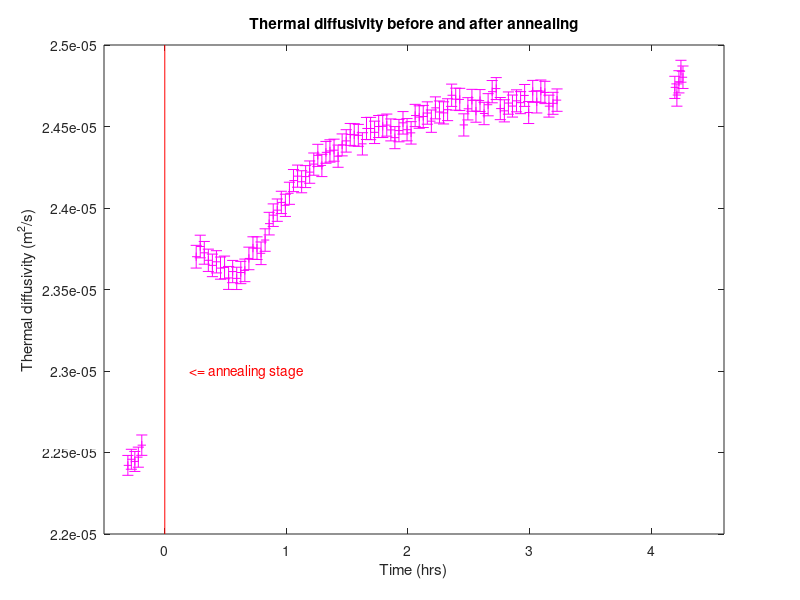
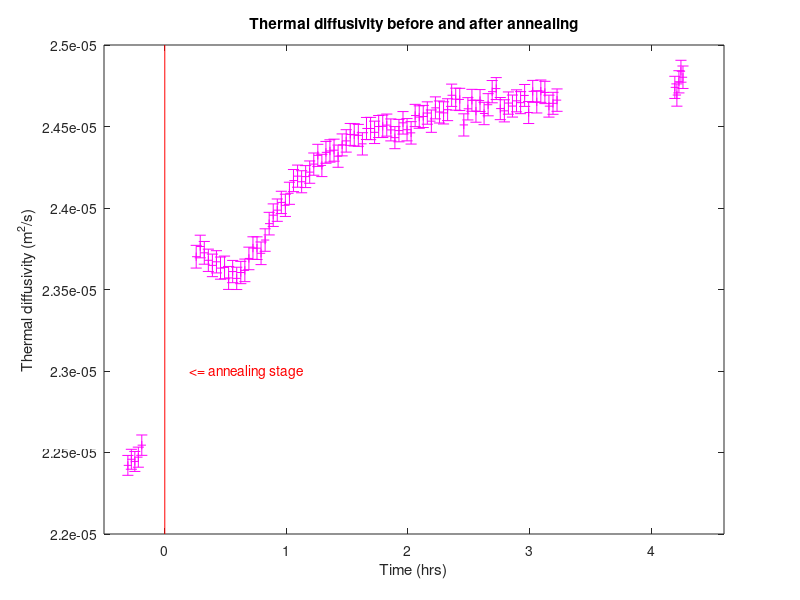
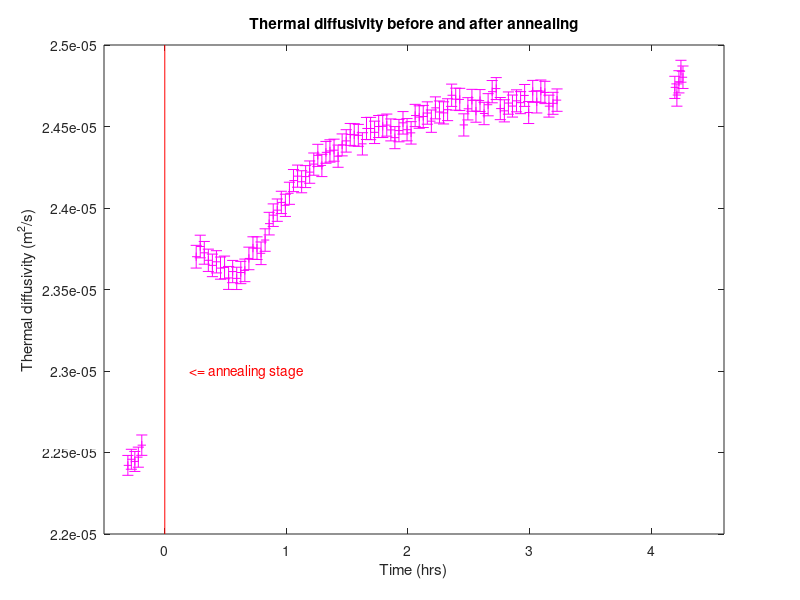
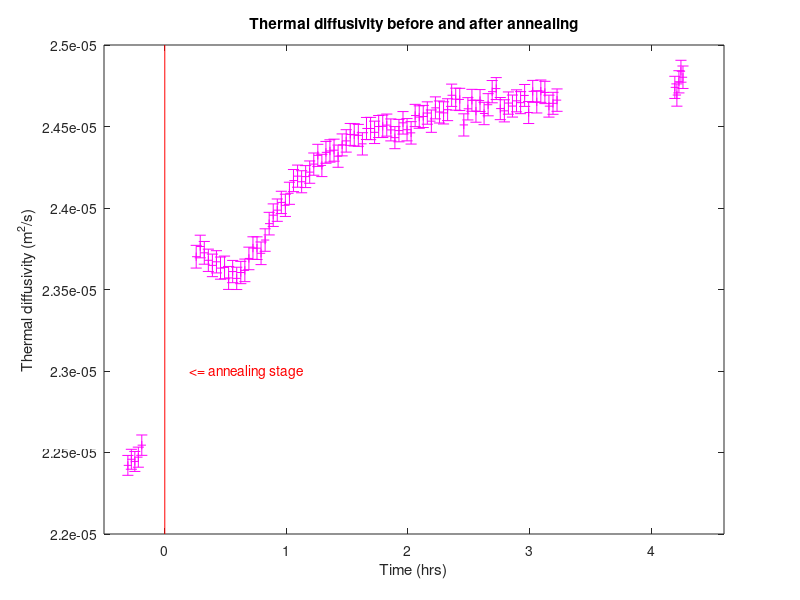

Write MATLAB code to recreate these figures, in order.

% plot data and save so that files can be transferred from cluster to local
% machine and then viewed

load("./kns_evolution_data.mat");

% T_timestamp, which is the time from the heating element,
% starts at 39752.61500 seconds
% all_times, which are all the timestamps from the TGS unit,
% start at 39907 seconds
% These numbers seem arcane, but they are actually just clock
% time in seconds.
% We subtract off 10 hrs = 36000 seconds to make time axis
% labels less confusing.
T_timestamp = T_timestamp - 36000;
all_times = all_times - 36000;


fmt1 = "m";     % solid violet line
fmt2 = "*m";    % violet data points (scatter plot)
fmt3 = "--m";   % dashed violet line

fh = figure();
errorbar(squezd_times_hrs, all_alphas, all_alpha_errs, "+m");
hold on;
x = [0, 0];
y = ylim();
plot(x,y,"r");
title("Thermal diffusivity before and after annealing");
xlabel("Time (hrs)");
ylabel("Thermal diffusivity (m^2/s)");
xlim([-.5,4.6]);
text(.2, 2.3e-5, "<= annealing stage", "color", "r");
filename = "~/strand/plots/thermal_diffusivity_pre_post";
print("-dpdflatex", filename);
print("-dpsc", filename);
print("-depsc", filename);
print("-dsvg", filename);
print("-dpdf", filename);
print("-dpng", filename);
hold off;


plot(all_times, all_alphas, fmt2);
title("Thermal diffusivity over time for entire experiment");
xlabel("Time (s)");
ylabel("Thermal diffusivity (m^2/s)");
print("-dpdflatex", "~/strand/plots/alphas_vs_time_all_seconds");
print("-dpsc", "~/strand/plots/alphas_vs_time_all_seconds");
print("-depsc", "~/strand/plots/alphas_vs_time_all_seconds");
print("-dsvg", "~/strand/plots/alphas_vs_time_all_seconds");
print("-dpdf", "~/strand/plots/alphas_vs_time_all_seconds");
print("-dpng", "~/strand/plots/alphas_vs_time_all_seconds");



plot(all_times/3600, all_alphas, fmt2);
title("Thermal diffusivity over time for entire experiment");
xlabel("Time (hrs)");
ylabel("Thermal diffusivity (m^2/s)");
print("-dpdflatex", "~/strand/plots/alphas_vs_time_all_hours");
print("-dpsc", "~/strand/plots/alphas_vs_time_all_hours");
print("-depsc", "~/strand/plots/alphas_vs_time_all_seconds");
print("-dpdf", "~/strand/plots/alphas_vs_time_all_seconds");
print("-dsvg", "~/strand/plots/alphas_vs_time_all_seconds");
print("-dpng", "~/strand/plots/alphas_vs_time_all_seconds");


plot(all_Ts, all_alphas, fmt2);
title("Thermal diffusivity as a function of temperature for the entire experiment");
xlabel("Temperature (C)");
ylabel("Thermal diffusivity (m^2/s)");
print("-dpdflatex", "~/strand/plots/alphas_vs_Ts_all");
print("-dpsc", "~/strand/plots/alphas_vs_Ts_all");
print("-depsc", "~/strand/plots/alphas_vs_Ts_all");
print("-dpdf", "~/strand/plots/alphas_vs_Ts_all");
print("-dpng", "~/strand/plots/alphas_vs_Ts_all");
print("-dsvg", "~/strand/plots/alphas_vs_Ts_all");


%
%title("");
%xlabel("");
%ylabel("");
%filename = "~/strand/plots/";
%print("-dpdflatex", filename);
%print("-dpsc", filename);


